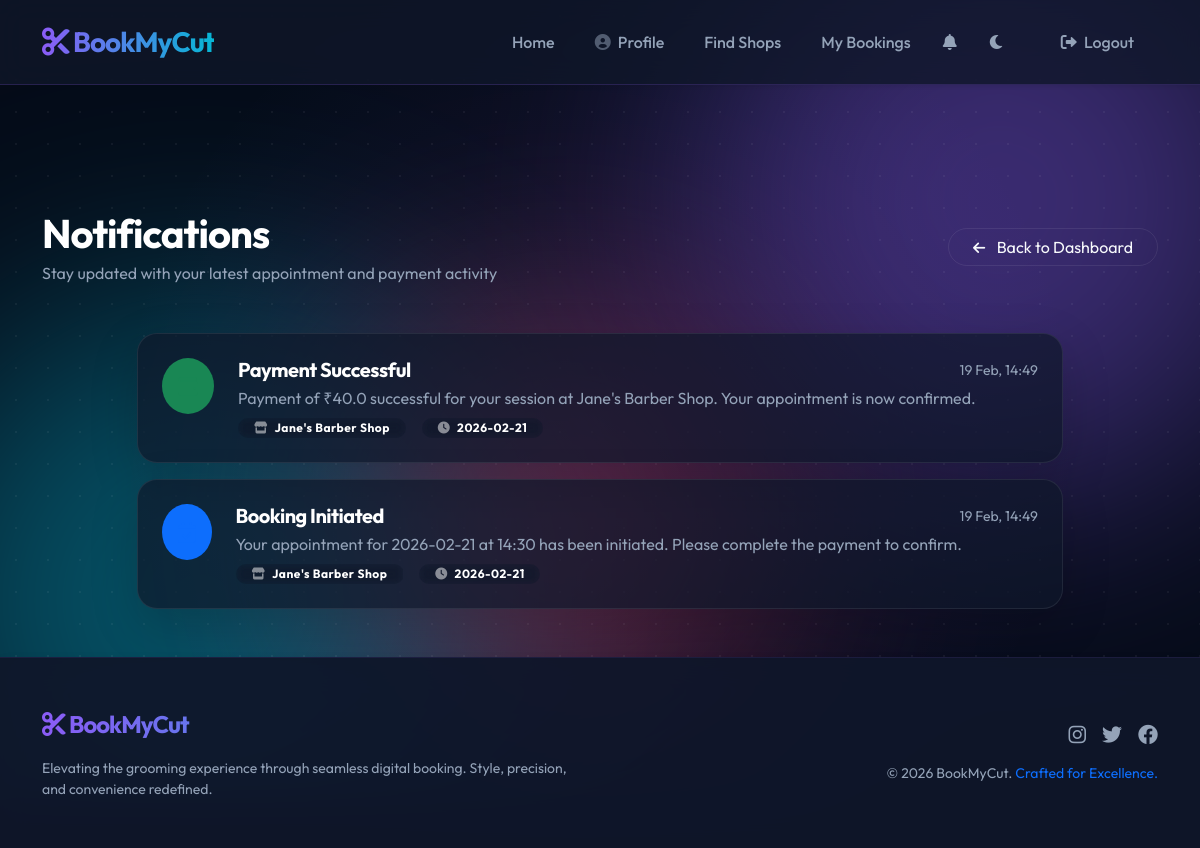
Page /inbox (signed in) on the committed database.
### tables this page shows
CREATE TABLE notifications (
    id INTEGER PRIMARY KEY AUTOINCREMENT,
    user_id INTEGER NOT NULL,
    appointment_id INTEGER NULL,
    title VARCHAR(100) NOT NULL,
    message TEXT NOT NULL,
    is_read BOOLEAN DEFAULT FALSE,
    created_at TIMESTAMP DEFAULT (datetime('now', 'localtime')),
    FOREIGN KEY (user_id) REFERENCES users(id) ON DELETE CASCADE,
    FOREIGN KEY (appointment_id) REFERENCES appointments(id) ON DELETE CASCADE
);

CREATE TABLE shops (
    id INTEGER PRIMARY KEY AUTOINCREMENT,
    owner_id INTEGER NOT NULL,
    name VARCHAR(100) NOT NULL,
    area VARCHAR(100) NOT NULL,
    address TEXT NOT NULL,
    description TEXT,
    contact_number VARCHAR(20),
    shop_image VARCHAR(255),
    created_at TIMESTAMP DEFAULT (datetime('now', 'localtime')),
    FOREIGN KEY (owner_id) REFERENCES users(id) ON DELETE CASCADE
);

CREATE TABLE appointments (
    id INTEGER PRIMARY KEY AUTOINCREMENT,
    user_id INTEGER NOT NULL,
    shop_id INTEGER NOT NULL,
    service_id INTEGER NULL,
    appointment_date DATE NOT NULL,
    appointment_time TIME NOT NULL,
    total_duration INTEGER NOT NULL DEFAULT 0,
    total_price DECIMAL(10, 2) NOT NULL DEFAULT 0,
    status TEXT DEFAULT 'pending' CHECK(status IN ('pending', 'confirmed', 'cancelled', 'completed')),
    payment_status TEXT DEFAULT 'unpaid' CHECK(payment_status IN ('unpaid', 'partially_paid', 'paid')),
    created_at TIMESTAMP DEFAULT (datetime('now', 'localtime')),
    FOREIGN KEY (user_id) REFERENCES users(id) ON DELETE CASCADE,
    FOREIGN KEY (shop_id) REFERENCES shops(id) ON DELETE CASCADE,
    FOREIGN KEY (service_id) REFERENCES services(id) ON DELETE SET NULL
);

### app.py (the view)
@app.route('/inbox')
def inbox():
    if not is_logged_in():
        return redirect(url_for('login'))
    cursor = get_db_cursor()
    cursor.execute('''
        SELECT n.*, a.appointment_date, a.appointment_time, s.name as shop_name
        FROM notifications n
        LEFT JOIN appointments a ON n.appointment_id = a.id
        LEFT JOIN shops s ON a.shop_id = s.id
        WHERE n.user_id = ?
        ORDER BY n.created_at DESC
    ''', (session['id'],))
    notifications = cursor.fetchall()
    cursor.execute('UPDATE notifications SET is_read = TRUE WHERE user_id = ?', (session['id'],))
    db.connection.commit()
    return render_template('inbox.html', notifications=notifications)

### app.py (called while the page is built)
@app.template_filter('datetimeformat')
def datetimeformat(value, format='%d %b, %H:%M'):
    if value is None:
        return ""
    if isinstance(value, str):
        try:
            dt = datetime.strptime(value, '%Y-%m-%d %H:%M:%S')
            return dt.strftime(format)
        except ValueError:
            return value
    return value.strftime(format)

def get_db_cursor():
    return db.connection.cursor()

def is_logged_in():
    return 'loggedin' in session

def is_owner():
    return 'role' in session and session['role'] == 'shop_owner'

@app.context_processor
def inject_shop_status():
    unread_count = 0
    if is_logged_in():
        from flask import g
        cursor = get_db_cursor()
        cursor.execute("SELECT COUNT(*) as count FROM notifications WHERE user_id = ? AND is_read = FALSE", (session['id'],))
        res = cursor.fetchone()
        unread_count = res['count'] if res else 0
    if is_logged_in() and is_owner():
        cursor = get_db_cursor()
        cursor.execute('SELECT id FROM shops WHERE owner_id = ?', (session['id'],))
        shop = cursor.fetchone()
        return {'owner_has_shop': shop is not None, 'owner_shop_id': shop['id'] if shop else None, 'unread_notifications': unread_count}
    return {'owner_has_shop': False, 'owner_shop_id': None, 'unread_notifications': unread_count}

    @property
    def connection(self):
        if 'db_conn' not in g:
            g.db_conn = sqlite3.connect(self.db_path)
            g.db_conn.row_factory = sqlite3.Row
            g.db_conn.execute("PRAGMA foreign_keys = ON")
        return g.db_conn

### templates/inbox.html (shortened to what this page needs)
{% extends 'base.html' %}
{% block content %}
<div class="row align-items-center mb-5 fade-in">
    <div class="col-md-6">
        <h1 class="fw-bold text-white mb-1">Notifications</h1>
        <p class="text-muted mb-0">Stay updated with your latest appointment and payment activity</p>
    </div>
    <div class="col-md-6 text-md-end mt-3 mt-md-0">
        <a href="{{ url_for('customer_dashboard') if session.role == 'customer' else url_for('owner_dashboard') }}"
            class="btn btn-outline-light rounded-pill px-4">
            <i class="fas fa-arrow-left me-2 small"></i> Back to Dashboard
        </a>
    </div>
</div>
<div class="row fade-in delay-1">
    <div class="col-md-10 mx-auto">
        {% if notifications %}
        <div class="notification-container d-flex flex-column gap-3">
            {% for note in notifications %}
            <div class="glass-card p-4 reveal shadow-lg {% if not note.is_read %}border-primary border-opacity-25{% endif %}"
                style="border-radius: 20px; transition: transform 0.3s ease;">
                <div class="d-flex align-items-start gap-4">
                    <div
                        class="bg-{{ 'primary' if 'Booking' in note.title else 'success' if 'Payment' in note.title or 'Completed' in note.title else 'danger' if 'Cancelled' in note.title else 'info' }} bg-opacity-20 p-3 rounded-circle shadow-inner">
                        <i
                            class="fas {{ 'fa-calendar-check' if 'Booking' in note.title else 'fa-wallet' if 'Payment' in note.title else 'fa-check-circle' if 'Completed' in note.title else 'fa-times-circle' if 'Cancelled' in note.title else 'fa-bell' }} fa-lg text-{{ 'primary' if 'Booking' in note.title else 'success' if 'Payment' in note.title or 'Completed' in note.title else 'danger' if 'Cancelled' in note.title else 'info' }}"></i>
                    </div>
                    <div class="flex-grow-1">
                        <div class="d-flex justify-content-between align-items-center mb-1">
                            <h5 class="fw-bold text-white mb-0">{{ note.title }}</h5>
                            <span class="text-muted small">{{ note.created_at | datetimeformat }}</span>
                        </div>
                        <p class="text-muted mb-2">{{ note.message }}</p>
                        {% if note.appointment_id %}
                        <div class="d-flex align-items-center gap-3 mt-2">
                            <div class="badge badge-soft-light rounded-pill px-3 py-1">
                                <i class="fas fa-store me-1 opacity-50"></i> {{ note.shop_name }}
                            </div>
                            <div class="badge badge-soft-light rounded-pill px-3 py-1">
                                <i class="fas fa-clock me-1 opacity-50"></i> {{ note.appointment_date }}
                            </div>
                        </div>
                        {% endif %}
                    </div>
                </div>
            </div>
            {% endfor %}
        </div>
        {% endif %}
    </div>
</div>
{% endblock %}

### static/css/style.css (style rules this page uses)
:root { --bg-color: #050b18; --surface-color: #0f172a; --primary-color: #8b5cf6; --primary-glow: rgba(139, 92, 246, 0.5); --secondary-color: #06b6d4; --secondary-glow: rgba(6, 182, 212, 0.5); --accent-color: #f43f5e; --text-color: #f8fafc; --text-muted: #94a3b8; --glass-bg: rgba(15, 23, 42, 0.7); --glass-border: rgba(255, 255, 255, 0.08); --shadow-sm: 0 1px 2px 0 rgba(0, 0, 0, 0.05); --shadow-md: 0 4px 6px -1px rgba(0, 0, 0, 0.1), 0 2px 4px -1px rgba(0, 0, 0, 0.06); --shadow-lg: 0 10px 15px -3px rgba(0, 0, 0, 0.4), 0 4px 6px -2px rgba(0, 0, 0, 0.2); --shadow-xl: 0 20px 25px -5px rgba(0, 0, 0, 0.5), 0 10px 10px -5px rgba(0, 0, 0, 0.3); --nav-bg: rgba(15, 23, 42, 0.8); --footer-bg: rgba(15, 23, 42, 0.95); --card-hover-bg: linear-gradient(145deg, rgba(139, 92, 246, 0.1), rgba(6, 182, 212, 0.05)); --transition-speed: 0.3s; --slot-grid-bg: rgba(0, 0, 0, 0.3); --slot-btn-border: rgba(255, 255, 255, 0.1); --hero-title-gradient: linear-gradient(135deg, #ffffff 0%, #cbd5e1 100%); --hero-text-clr: rgba(248, 250, 252, 0.85); --hero-border-clr: rgba(255, 255, 255, 0.12); --hero-glow-opacity: 0.3; --aurora-1: #8b5cf6; --aurora-2: #06b6d4; --aurora-3: #f43f5e; --aurora-4: #6366f1; --dot-color: rgba(255, 255, 255, 0.05); --card-sub-bg: rgba(255, 255, 255, 0.03); --inner-border: rgba(255, 255, 255, 0.1); }
body { font-family: 'Outfit', sans-serif; background-color: var(--bg-color); color: var(--text-color); display: flex; flex-direction: column; min-height: 100vh; overflow-x: hidden; position: relative; transition: background-color var(--transition-speed), color var(--transition-speed); }
.glass-card { background: var(--glass-bg); backdrop-filter: blur(16px) saturate(180%); -webkit-backdrop-filter: blur(16px) saturate(180%); border: 1px solid var(--glass-border); border-radius: 20px; box-shadow: var(--shadow-lg); transition: all 0.5s cubic-bezier(0.23, 1, 0.32, 1); position: relative; overflow: hidden; }
.text-muted { color: var(--text-muted) !important; }
.btn-outline-light { border-color: var(--glass-border); color: var(--text-color); }
h1, h2, h3, h4, h5, h6 { font-weight: 700; letter-spacing: -0.025em; }
.fade-in { animation: slideUp 0.8s cubic-bezier(0.2, 0.8, 0.2, 1) forwards; }
.reveal { opacity: 0; transform: translateY(30px); transition: all 0.8s cubic-bezier(0.2, 0.8, 0.2, 1); will-change: transform, opacity; }
.reveal.active { opacity: 1 !important; transform: translateY(0) !important; }
.delay-1 { transition-delay: 0.1s; }
.badge { padding: 0.6em 1.2em; font-weight: 700; letter-spacing: 0.5px; border-radius: 50px; backdrop-filter: blur(4px); }

### rows in the picture
notifications: title "Payment Successful", created_at "19 Feb, 14:49", message "Payment of ₹40.0 successful for your session at Jane's Barber Shop. Your appointment is now confirmed.", shop_name "Jane's Barber Shop", appointment_date "2026-02-21"
notifications: title "Booking Initiated", created_at "19 Feb, 14:49", message "Your appointment for 2026-02-21 at 14:30 has been initiated. Please complete the payment to confirm.", shop_name "Jane's Barber Shop", appointment_date "2026-02-21"
